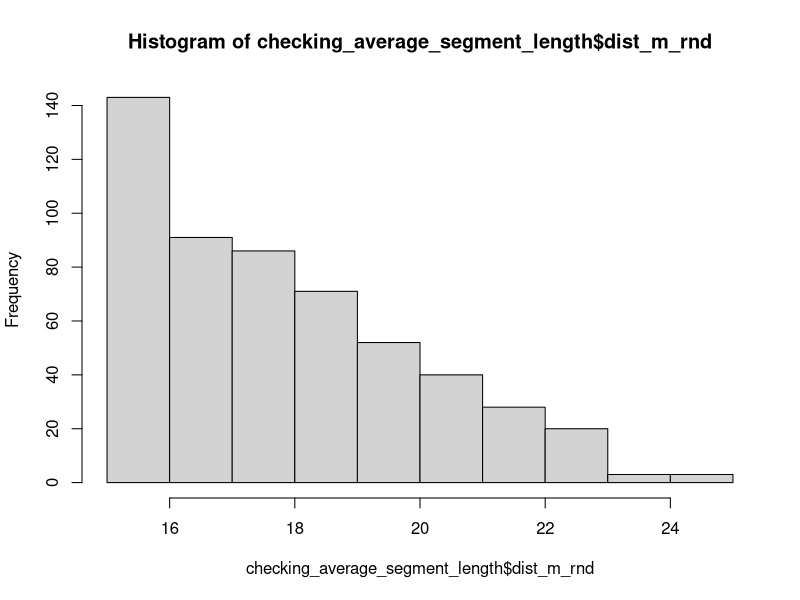

Write the R code that produced this figure.
## ---- chunk 1
if (!require(here)) install.packages("here")
if (!require(purrr)) install.packages("purrr")
if (!require(tidyverse)) install.packages("tidyverse")

packages <- c("here", "purrr", "tidyverse")
sapply(packages, require, character.only = T)
## ---- chunk 2
stx18_bon19 <- read_csv(here("data/stx18_bon19_fish_data.csv")) %>% 
  mutate(date=as.Date(date, "%m/%d/%y"))

fla13_pan13 <- read.csv(here("data/fla13_pan13_fish_data.csv"), fileEncoding = "UTF-8") %>% #so accents are read in correctly
  mutate(date=as.Date(date))
## ---- chunk 3
checking_average_segment_length <- stx18_bon19 %>% 
  mutate(dist_m_rnd =round(dist_m, 0)) %>%
  select(site, transect, min, dist_m_rnd) %>%
  distinct() %>% 
  filter(dist_m_rnd >=15 & dist_m_rnd <=25)
  
hist(checking_average_segment_length$dist_m_rnd)

#subsetting data to only include surveys between 16 to 20m
fish_df_16_to_20 <- stx18_bon19 %>%   
  filter(dist_m >=16 & dist_m <=20) %>%
  mutate(dist_m =round(dist_m, 0)) %>%
  select(region, date, site, transect, species, stage, fl_cm, n_pf, dist_m, min, depth_m)
## ---- chunk 4
segment_filter_df <- fish_df_16_to_20 %>% 
  select(region, date, site, transect, min) %>% 
  distinct() %>%
  mutate(segment_id=cumsum(distinct_segment= min != lag(min) + 1 | is.na(min != lag(min) + 1))) %>%
  group_split(segment_id) %>% 
  map(~.x %>% mutate(row_num=row_number(), row_to_keep=row_num %%2==1)) %>%
  bind_rows() %>%
  select(-segment_id, -row_num)

fish_df_filtered <- fish_df_16_to_20 %>% 
  dplyr::left_join(segment_filter_df) %>%
  filter(row_to_keep==TRUE) 

fish_replicate_check <- fish_df_filtered %>%
  select(region, date, site, transect, min, dist_m) %>%
  distinct() %>%
  group_by(region, site) %>%
  dplyr::reframe(n=n())
## ---- chunk 5
stx_bon19_transect_temp <- fish_df_filtered %>% 
  select(region, site, date, transect_old=transect, min, dist_m, depth_m) %>% 
  distinct() %>%
  group_by(region, site) %>%
  mutate(transect=1:n())

stx_bon19_metadata <- stx_bon19_transect_temp %>% 
  mutate(survey_w_m=5) %>%
  select(region, site, date, transect, depth_m, survey_l_m= dist_m, survey_w_m) %>%
  mutate(depth_m=round(depth_m, 1)) %>%
  distinct()

stx18_bon19_clean <- fish_df_filtered %>% 
  rename(transect_old=transect, number=n_pf, phase=stage, size_cm=fl_cm) %>%
  dplyr::left_join(stx_bon19_transect_temp, by = c("region", "date", "site", "min", "transect_old", "depth_m")) %>%
  select(region, site, date, transect, depth_m, species,phase, size_cm, number) %>%
  mutate(depth_m=round(depth_m, 1),
         size_cm=as.character(size_cm)) 
## ---- chunk 6
fish_survey_metadata <- fla13_pan13 %>% 
  mutate(survey_l_m=25, survey_w_m=4) %>%
  select(region, site, date, transect, depth_m, survey_l_m, survey_w_m) %>% 
  distinct() %>%
  bind_rows(stx_bon19_metadata)

merged_fish_surveys <- fla13_pan13 %>% 
  filter(number>0) %>% #filtering to only include observations with fish
  uncount(number) %>%
  bind_rows(stx18_bon19_clean) %>%
  select(-number)%>%
  mutate(count=1)

full_fish_survey_df <- merged_fish_surveys %>% 
  dplyr::full_join(fish_survey_metadata) %>%
  mutate(species=replace_na(species, "No parrotfishes"),
         count=replace_na(count, 0))
## ---- chunk 7
write.csv(full_fish_survey_df, 
          here("data/regional_fish_data.csv"), 
          fileEncoding = "UTF-8",
          row.names = FALSE)
